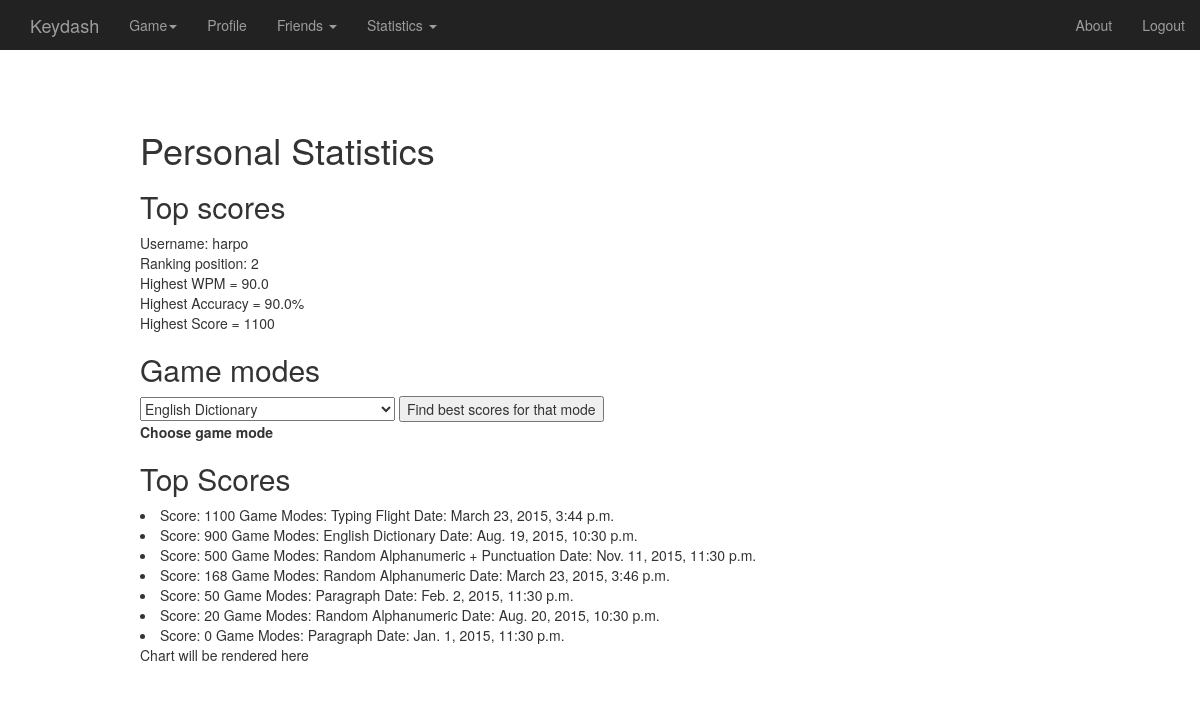
The page /keydash/statistics_personal/ (signed in) on the database its author committed.
### keydash_app/models.py (models this page shows, shortened)
class UserProfile(models.Model):
    user = models.OneToOneField(User)
    picture = models.ImageField(upload_to='profile_images', blank=True)
    ranking_position = models.IntegerField(default=0)
    wpm_highest = models.FloatField(default=0)
    accuracy_highest = models.FloatField(default=0)
    score_highest = models.IntegerField(default=0)

class Score(models.Model):
    user = models.ForeignKey(User)
    game = models.ForeignKey(Game)
    wpm = models.FloatField(default=0)
    accuracy = models.FloatField(default=0)
    score = models.IntegerField(default=0)
    date = models.DateTimeField(default=datetime.now, blank=True)

class Game(models.Model):
    game_mode = models.CharField(max_length=128)
    game_js = models.CharField(max_length=512)
    game_css = models.CharField(max_length=512)
    def __unicode__(self):
        return self.game_mode

### keydash_app/views.py (the view)
@login_required
def statistics_personal(request):
    context_dict = {}
    user = request.user
    user_profile = UserProfile.objects.get(user = user)
    context_dict['user_profile'] = user_profile
    user_scores = Score.objects.filter(user = user).order_by('-score')
    for user_score in user_scores:
        readable_game_mode = (game_mode_readable_name(user_score.game))
        user_score.game.game_mode = readable_game_mode['game_mode']
    context_dict['scores'] = user_scores
    if request.method == 'POST':
        game_mode = request.POST.get('dropdown_game_mode')
        game = Game.objects.get(game_mode = game_mode)
        context_dict.update( statistics_chart2(request, game) )
        user_scores_for_game_mode = Score.objects.filter(user = user, game = game).order_by('-score')
        context_dict.update( game_mode_readable_name(game))
        context_dict['user_scores_for_game_mode'] = user_scores_for_game_mode
    else:
        context_dict.update( statistics_chart(request) )
    return render(request, 'keydash_app/statistics_personal.html', context_dict)

### keydash_app/views.py (called while the page is built)
def game_mode_readable_name(game):
    context_dict = {}
    if(game.game_mode == 'eng_dict'):
        context_dict['game_mode'] = 'English Dictionary'
    elif(game.game_mode == 'rand_alpha'):
        context_dict['game_mode'] = 'Random Alphanumeric'
    elif(game.game_mode == 'typingflight'):
        context_dict['game_mode'] = 'Typing Flight'
    elif(game.game_mode == 'rand_alpha_punc'):
        context_dict['game_mode'] = 'Random Alphanumeric + Punctuation'
    else:
        context_dict['game_mode'] = 'Paragraph'
    return context_dict

### templates/keydash_app/statistics_personal.html (shortened to what this page needs)
{% extends "keydash_app/base.html" %}
{% block body_block %}
    <h1>Personal Statistics</h1>
    <h2>Top scores</h2>
    Username: {{ user.username }} <br>
    Ranking position: {{ user_profile.ranking_position }} <br>
    Highest WPM = {{ user_profile.wpm_highest }} <br>
    Highest Accuracy = {{ user_profile.accuracy_highest }}% <br>
    Highest Score = {{ user_profile.score_highest }} <br>
    <h2>Game modes</h2>
    <form action="" method="post">
        <select name="dropdown_game_mode">
            <option value="eng_dict">English Dictionary</option>
        </select>
        <input type="submit" value="Find best scores for that mode" />
    </form>
    {% if user_scores_for_game_mode %}
        Game Mode: {{ game_mode }}
        {% for score_game_mode in user_scores_for_game_mode %}
            <li>score: {{ score_game_mode.score }} date: {{ score_game_mode.date }}</li>
        {% endfor %}
    {% else %}
        <strong>Choose game mode </strong>
    {% endif %}
    <br>
    <h2>Top Scores</h2>
    {% if scores %}
        {% for score in scores %}
            <li>Score: {{ score.score }} Game Modes: {{ score.game }} Date: {{ score.date }}</li>
        {% endfor %}
    {% else %}
        <strong>There are no scores.</strong>
    {% endif %}
    {% load chartit %}
    <div id='container'> Chart will be rendered here </div>
{% endblock %}

### static/css/main.css (style rules this page uses)
body { padding-top: 50px; }

### rows shown on the page
UserProfile: ranking_position "2", wpm_highest "90.0", accuracy_highest "90.0", score_highest "1100"
Score: score "1100", game "Typing Flight", date "March 23, 2015, 3:44 p.m."
Score: score "900", game "English Dictionary", date "Aug. 19, 2015, 10:30 p.m."
Score: score "500", game "Random Alphanumeric + Punctuation", date "Nov. 11, 2015, 11:30 p.m."
Score: score "168", game "Random Alphanumeric", date "March 23, 2015, 3:46 p.m."
Score: score "50", game "Paragraph", date "Feb. 2, 2015, 11:30 p.m."
Score: score "20", game "Random Alphanumeric", date "Aug. 20, 2015, 10:30 p.m."
Score: score "0", game "Paragraph", date "Jan. 1, 2015, 11:30 p.m."

### other values the page prints
{{ user.username }} "harpo"
